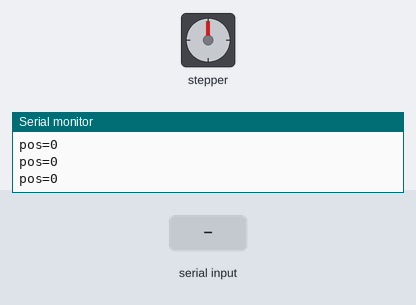
Bench run of a sketch on a simulated Arduino Uno, built with avr-gcc and run on an emulated ATmega328P. On the bench: stepper motor, the last lines printed to the serial monitor. The inputs (shaded band) are chosen by the test bench. Stepper angles assume 2048 steps per turn.

Above: at 1.2 s.
1.3 s: "steps 90\n" received over Serial
At 2.5 s:
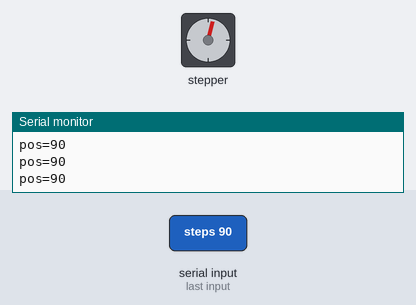
3.1 s: "steps 90\n" received over Serial
At 4.0 s:
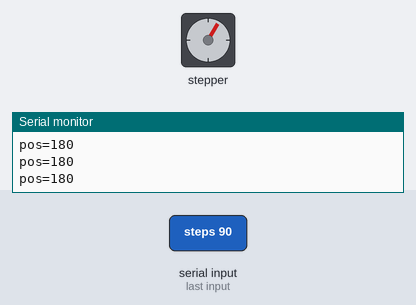
5.0 s: "steps 90\n" received over Serial
At 6.7 s:
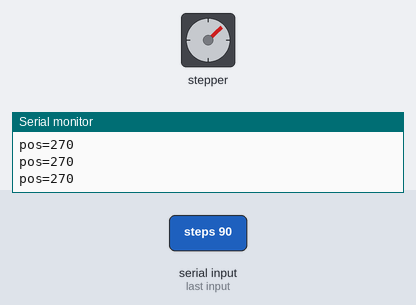
Timing chart, 0 to 8.2 s (numbered marks = the images above; inputs shaded):
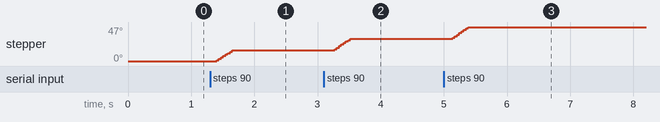

The sketch:

stepper.ino
```cpp
// ULN2003: IN1-IN4 on D8-D11. Send "steps <n>".
#include <Stepper.h>

Stepper motor(2048, 8, 10, 9, 11);   // order is IN1, IN3, IN2, IN4
long pos = 0;

void setup() {
  Serial.begin(115200);
  motor.setSpeed(10);   // rpm
}

void loop() {
  if (Serial.available()) {
    String c = Serial.readStringUntil('\n');
    c.trim();
    if (c.startsWith("steps ")) {
      int n = c.substring(6).toInt();
      motor.step(n);
      pos += n;
    }
  }
  Serial.print("pos=");
  Serial.println(pos);
  delay(200);
}
```

Measured:
- after the input at 1.3 s, stepper: turns 15° clockwise in 0.25 s, starting after 0.10 s
- after the input at 3.1 s, stepper: turns 16° clockwise in 0.25 s, starting after 0.17 s
- after the input at 5.0 s, stepper: turns 16° clockwise in 0.25 s, starting after 0.14 s
